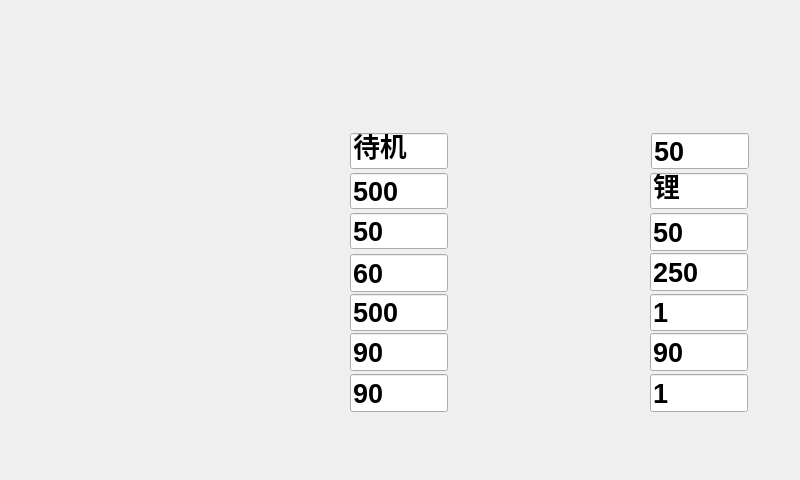
<?xml version="1.0" encoding="UTF-8"?>
<ui version="4.0">
 <class>bat_information</class>
 <widget class="QWidget" name="bat_information">
  <property name="geometry">
   <rect>
    <x>0</x>
    <y>0</y>
    <width>800</width>
    <height>480</height>
   </rect>
  </property>
  <property name="windowTitle">
   <string>Form</string>
  </property>
  <property name="autoFillBackground">
   <bool>false</bool>
  </property>
  <property name="styleSheet">
   <string notr="true"/>
  </property>
  <widget class="QLabel" name="label">
   <property name="geometry">
    <rect>
     <x>0</x>
     <y>0</y>
     <width>800</width>
     <height>480</height>
    </rect>
   </property>
   <property name="autoFillBackground">
    <bool>false</bool>
   </property>
   <property name="styleSheet">
    <string notr="true">border-image:url(:/img/images/32_E3.png)</string>
   </property>
   <property name="text">
    <string/>
   </property>
  </widget>
  <widget class="QPushButton" name="change_equ_but">
   <property name="geometry">
    <rect>
     <x>30</x>
     <y>190</y>
     <width>98</width>
     <height>81</height>
    </rect>
   </property>
   <property name="focusPolicy">
    <enum>Qt::NoFocus</enum>
   </property>
   <property name="styleSheet">
    <string notr="true">background: transparent;</string>
   </property>
   <property name="text">
    <string/>
   </property>
   <property name="flat">
    <bool>true</bool>
   </property>
  </widget>
  <widget class="QPushButton" name="change_batinf_but">
   <property name="geometry">
    <rect>
     <x>30</x>
     <y>270</y>
     <width>98</width>
     <height>81</height>
    </rect>
   </property>
   <property name="focusPolicy">
    <enum>Qt::NoFocus</enum>
   </property>
   <property name="styleSheet">
    <string notr="true">background: transparent;</string>
   </property>
   <property name="text">
    <string/>
   </property>
   <property name="flat">
    <bool>true</bool>
   </property>
  </widget>
  <widget class="QPushButton" name="change_moni_but">
   <property name="geometry">
    <rect>
     <x>28</x>
     <y>98</y>
     <width>98</width>
     <height>81</height>
    </rect>
   </property>
   <property name="focusPolicy">
    <enum>Qt::NoFocus</enum>
   </property>
   <property name="styleSheet">
    <string notr="true">background: transparent;</string>
   </property>
   <property name="text">
    <string/>
   </property>
   <property name="flat">
    <bool>true</bool>
   </property>
  </widget>
  <widget class="QPushButton" name="change_billinf_but">
   <property name="geometry">
    <rect>
     <x>30</x>
     <y>360</y>
     <width>98</width>
     <height>81</height>
    </rect>
   </property>
   <property name="focusPolicy">
    <enum>Qt::NoFocus</enum>
   </property>
   <property name="styleSheet">
    <string notr="true">background: transparent;</string>
   </property>
   <property name="text">
    <string/>
   </property>
   <property name="flat">
    <bool>true</bool>
   </property>
  </widget>
  <widget class="QLineEdit" name="bms_status">
   <property name="geometry">
    <rect>
     <x>350</x>
     <y>133</y>
     <width>98</width>
     <height>36</height>
    </rect>
   </property>
   <property name="font">
    <font>
     <pointsize>20</pointsize>
     <weight>75</weight>
     <bold>true</bold>
    </font>
   </property>
   <property name="cursor">
    <cursorShape>ArrowCursor</cursorShape>
   </property>
   <property name="focusPolicy">
    <enum>Qt::NoFocus</enum>
   </property>
   <property name="text">
    <string>待机</string>
   </property>
  </widget>
  <widget class="QLineEdit" name="bms_soc">
   <property name="geometry">
    <rect>
     <x>651</x>
     <y>133</y>
     <width>98</width>
     <height>36</height>
    </rect>
   </property>
   <property name="font">
    <font>
     <pointsize>20</pointsize>
     <weight>75</weight>
     <bold>true</bold>
    </font>
   </property>
   <property name="cursor">
    <cursorShape>ArrowCursor</cursorShape>
   </property>
   <property name="focusPolicy">
    <enum>Qt::NoFocus</enum>
   </property>
   <property name="text">
    <string>50</string>
   </property>
  </widget>
  <widget class="QLineEdit" name="rated_vol">
   <property name="geometry">
    <rect>
     <x>350</x>
     <y>173</y>
     <width>98</width>
     <height>36</height>
    </rect>
   </property>
   <property name="font">
    <font>
     <pointsize>20</pointsize>
     <weight>75</weight>
     <bold>true</bold>
    </font>
   </property>
   <property name="cursor">
    <cursorShape>ArrowCursor</cursorShape>
   </property>
   <property name="focusPolicy">
    <enum>Qt::NoFocus</enum>
   </property>
   <property name="text">
    <string>500</string>
   </property>
  </widget>
  <widget class="QLineEdit" name="charge_timelife">
   <property name="geometry">
    <rect>
     <x>350</x>
     <y>213</y>
     <width>98</width>
     <height>36</height>
    </rect>
   </property>
   <property name="font">
    <font>
     <pointsize>20</pointsize>
     <weight>75</weight>
     <bold>true</bold>
    </font>
   </property>
   <property name="cursor">
    <cursorShape>ArrowCursor</cursorShape>
   </property>
   <property name="focusPolicy">
    <enum>Qt::NoFocus</enum>
   </property>
   <property name="text">
    <string>50</string>
   </property>
  </widget>
  <widget class="QLineEdit" name="allow_charging_vol">
   <property name="geometry">
    <rect>
     <x>350</x>
     <y>294</y>
     <width>98</width>
     <height>37</height>
    </rect>
   </property>
   <property name="font">
    <font>
     <pointsize>20</pointsize>
     <weight>75</weight>
     <bold>true</bold>
    </font>
   </property>
   <property name="cursor">
    <cursorShape>ArrowCursor</cursorShape>
   </property>
   <property name="focusPolicy">
    <enum>Qt::NoFocus</enum>
   </property>
   <property name="text">
    <string>500</string>
   </property>
  </widget>
  <widget class="QLineEdit" name="allow_charging_current">
   <property name="geometry">
    <rect>
     <x>350</x>
     <y>254</y>
     <width>98</width>
     <height>38</height>
    </rect>
   </property>
   <property name="font">
    <font>
     <pointsize>20</pointsize>
     <weight>75</weight>
     <bold>true</bold>
    </font>
   </property>
   <property name="cursor">
    <cursorShape>ArrowCursor</cursorShape>
   </property>
   <property name="focusPolicy">
    <enum>Qt::NoFocus</enum>
   </property>
   <property name="text">
    <string>60</string>
   </property>
  </widget>
  <widget class="QLineEdit" name="allow_charging_C">
   <property name="geometry">
    <rect>
     <x>350</x>
     <y>333</y>
     <width>98</width>
     <height>38</height>
    </rect>
   </property>
   <property name="font">
    <font>
     <pointsize>20</pointsize>
     <weight>75</weight>
     <bold>true</bold>
    </font>
   </property>
   <property name="cursor">
    <cursorShape>ArrowCursor</cursorShape>
   </property>
   <property name="focusPolicy">
    <enum>Qt::NoFocus</enum>
   </property>
   <property name="text">
    <string>90</string>
   </property>
  </widget>
  <widget class="QLineEdit" name="max_allow_charging_vol">
   <property name="geometry">
    <rect>
     <x>350</x>
     <y>374</y>
     <width>98</width>
     <height>38</height>
    </rect>
   </property>
   <property name="font">
    <font>
     <pointsize>20</pointsize>
     <weight>75</weight>
     <bold>true</bold>
    </font>
   </property>
   <property name="cursor">
    <cursorShape>ArrowCursor</cursorShape>
   </property>
   <property name="focusPolicy">
    <enum>Qt::NoFocus</enum>
   </property>
   <property name="text">
    <string>90</string>
   </property>
  </widget>
  <widget class="QLineEdit" name="max_vol_position">
   <property name="geometry">
    <rect>
     <x>650</x>
     <y>294</y>
     <width>98</width>
     <height>37</height>
    </rect>
   </property>
   <property name="font">
    <font>
     <pointsize>20</pointsize>
     <weight>75</weight>
     <bold>true</bold>
    </font>
   </property>
   <property name="cursor">
    <cursorShape>ArrowCursor</cursorShape>
   </property>
   <property name="focusPolicy">
    <enum>Qt::NoFocus</enum>
   </property>
   <property name="text">
    <string>1</string>
   </property>
  </widget>
  <widget class="QLineEdit" name="max_measuring_C">
   <property name="geometry">
    <rect>
     <x>650</x>
     <y>333</y>
     <width>98</width>
     <height>38</height>
    </rect>
   </property>
   <property name="font">
    <font>
     <pointsize>20</pointsize>
     <weight>75</weight>
     <bold>true</bold>
    </font>
   </property>
   <property name="cursor">
    <cursorShape>ArrowCursor</cursorShape>
   </property>
   <property name="focusPolicy">
    <enum>Qt::NoFocus</enum>
   </property>
   <property name="text">
    <string>90</string>
   </property>
  </widget>
  <widget class="QLineEdit" name="max_vol">
   <property name="geometry">
    <rect>
     <x>650</x>
     <y>253</y>
     <width>98</width>
     <height>38</height>
    </rect>
   </property>
   <property name="font">
    <font>
     <pointsize>20</pointsize>
     <weight>75</weight>
     <bold>true</bold>
    </font>
   </property>
   <property name="cursor">
    <cursorShape>ArrowCursor</cursorShape>
   </property>
   <property name="focusPolicy">
    <enum>Qt::NoFocus</enum>
   </property>
   <property name="text">
    <string>250</string>
   </property>
  </widget>
  <widget class="QLineEdit" name="bat_type">
   <property name="geometry">
    <rect>
     <x>650</x>
     <y>173</y>
     <width>98</width>
     <height>36</height>
    </rect>
   </property>
   <property name="font">
    <font>
     <pointsize>20</pointsize>
     <weight>75</weight>
     <bold>true</bold>
    </font>
   </property>
   <property name="cursor">
    <cursorShape>ArrowCursor</cursorShape>
   </property>
   <property name="focusPolicy">
    <enum>Qt::NoFocus</enum>
   </property>
   <property name="text">
    <string>锂</string>
   </property>
  </widget>
  <widget class="QLineEdit" name="bat_capacity">
   <property name="geometry">
    <rect>
     <x>650</x>
     <y>213</y>
     <width>98</width>
     <height>38</height>
    </rect>
   </property>
   <property name="font">
    <font>
     <pointsize>20</pointsize>
     <weight>75</weight>
     <bold>true</bold>
    </font>
   </property>
   <property name="cursor">
    <cursorShape>ArrowCursor</cursorShape>
   </property>
   <property name="focusPolicy">
    <enum>Qt::NoFocus</enum>
   </property>
   <property name="text">
    <string>50</string>
   </property>
  </widget>
  <widget class="QLineEdit" name="max_measuring_C_position">
   <property name="geometry">
    <rect>
     <x>650</x>
     <y>374</y>
     <width>98</width>
     <height>38</height>
    </rect>
   </property>
   <property name="font">
    <font>
     <pointsize>20</pointsize>
     <weight>75</weight>
     <bold>true</bold>
    </font>
   </property>
   <property name="cursor">
    <cursorShape>ArrowCursor</cursorShape>
   </property>
   <property name="focusPolicy">
    <enum>Qt::NoFocus</enum>
   </property>
   <property name="text">
    <string>1</string>
   </property>
  </widget>
 </widget>
 <resources/>
 <connections/>
</ui>
